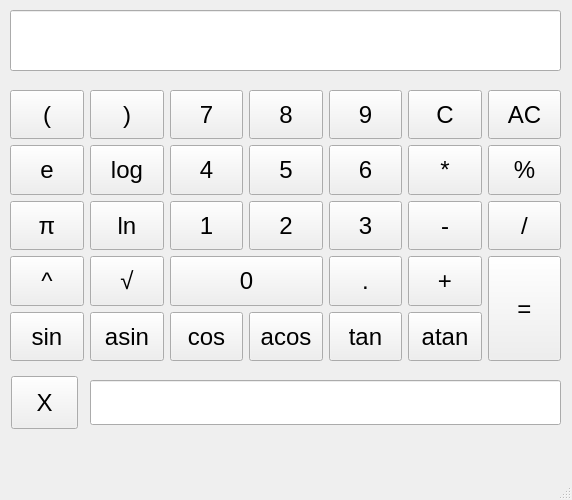
<?xml version="1.0" encoding="UTF-8"?>
<ui version="4.0">
 <class>MainWindow</class>
 <widget class="QMainWindow" name="MainWindow">
  <property name="geometry">
   <rect>
    <x>0</x>
    <y>0</y>
    <width>572</width>
    <height>500</height>
   </rect>
  </property>
  <property name="sizePolicy">
   <sizepolicy hsizetype="Fixed" vsizetype="Fixed">
    <horstretch>0</horstretch>
    <verstretch>0</verstretch>
   </sizepolicy>
  </property>
  <property name="minimumSize">
   <size>
    <width>572</width>
    <height>500</height>
   </size>
  </property>
  <property name="maximumSize">
   <size>
    <width>572</width>
    <height>500</height>
   </size>
  </property>
  <property name="windowTitle">
   <string>MainWindow</string>
  </property>
  <widget class="QWidget" name="centralwidget">
   <widget class="QLineEdit" name="resultPanel">
    <property name="geometry">
     <rect>
      <x>10</x>
      <y>10</y>
      <width>551</width>
      <height>61</height>
     </rect>
    </property>
    <property name="sizePolicy">
     <sizepolicy hsizetype="Preferred" vsizetype="Preferred">
      <horstretch>0</horstretch>
      <verstretch>0</verstretch>
     </sizepolicy>
    </property>
    <property name="layoutDirection">
     <enum>Qt::LeftToRight</enum>
    </property>
    <property name="maxLength">
     <number>255</number>
    </property>
    <property name="cursorPosition">
     <number>0</number>
    </property>
    <property name="alignment">
     <set>Qt::AlignRight|Qt::AlignTrailing|Qt::AlignVCenter</set>
    </property>
   </widget>
   <widget class="QWidget" name="layoutWidget">
    <property name="geometry">
     <rect>
      <x>10</x>
      <y>90</y>
      <width>551</width>
      <height>271</height>
     </rect>
    </property>
    <property name="sizePolicy">
     <sizepolicy hsizetype="Preferred" vsizetype="Preferred">
      <horstretch>0</horstretch>
      <verstretch>0</verstretch>
     </sizepolicy>
    </property>
    <layout class="QGridLayout" name="gridLayout_2" rowstretch="0,0,0,0,0">
     <property name="sizeConstraint">
      <enum>QLayout::SetDefaultConstraint</enum>
     </property>
     <property name="leftMargin">
      <number>0</number>
     </property>
     <property name="topMargin">
      <number>0</number>
     </property>
     <item row="4" column="2">
      <widget class="QPushButton" name="pushButton_cos">
       <property name="enabled">
        <bool>true</bool>
       </property>
       <property name="sizePolicy">
        <sizepolicy hsizetype="Preferred" vsizetype="Preferred">
         <horstretch>0</horstretch>
         <verstretch>0</verstretch>
        </sizepolicy>
       </property>
       <property name="minimumSize">
        <size>
         <width>0</width>
         <height>0</height>
        </size>
       </property>
       <property name="font">
        <font>
         <pointsize>18</pointsize>
        </font>
       </property>
       <property name="text">
        <string>cos</string>
       </property>
      </widget>
     </item>
     <item row="2" column="2">
      <widget class="QPushButton" name="pushButton_1">
       <property name="sizePolicy">
        <sizepolicy hsizetype="Preferred" vsizetype="Preferred">
         <horstretch>0</horstretch>
         <verstretch>0</verstretch>
        </sizepolicy>
       </property>
       <property name="font">
        <font>
         <pointsize>18</pointsize>
        </font>
       </property>
       <property name="text">
        <string>1</string>
       </property>
      </widget>
     </item>
     <item row="2" column="1">
      <widget class="QPushButton" name="pushButton_ln">
       <property name="sizePolicy">
        <sizepolicy hsizetype="Preferred" vsizetype="Preferred">
         <horstretch>0</horstretch>
         <verstretch>0</verstretch>
        </sizepolicy>
       </property>
       <property name="font">
        <font>
         <pointsize>18</pointsize>
        </font>
       </property>
       <property name="text">
        <string>ln</string>
       </property>
      </widget>
     </item>
     <item row="3" column="4">
      <widget class="QPushButton" name="pushButton_dot">
       <property name="sizePolicy">
        <sizepolicy hsizetype="Preferred" vsizetype="Preferred">
         <horstretch>0</horstretch>
         <verstretch>0</verstretch>
        </sizepolicy>
       </property>
       <property name="font">
        <font>
         <pointsize>18</pointsize>
        </font>
       </property>
       <property name="text">
        <string>.</string>
       </property>
      </widget>
     </item>
     <item row="1" column="0">
      <widget class="QPushButton" name="pushButton_exp">
       <property name="sizePolicy">
        <sizepolicy hsizetype="Preferred" vsizetype="Preferred">
         <horstretch>0</horstretch>
         <verstretch>0</verstretch>
        </sizepolicy>
       </property>
       <property name="font">
        <font>
         <pointsize>18</pointsize>
        </font>
       </property>
       <property name="text">
        <string>e</string>
       </property>
      </widget>
     </item>
     <item row="0" column="4">
      <widget class="QPushButton" name="pushButton_9">
       <property name="sizePolicy">
        <sizepolicy hsizetype="Preferred" vsizetype="Preferred">
         <horstretch>0</horstretch>
         <verstretch>0</verstretch>
        </sizepolicy>
       </property>
       <property name="font">
        <font>
         <pointsize>18</pointsize>
        </font>
       </property>
       <property name="text">
        <string>9</string>
       </property>
      </widget>
     </item>
     <item row="1" column="1">
      <widget class="QPushButton" name="pushButton_log">
       <property name="sizePolicy">
        <sizepolicy hsizetype="Preferred" vsizetype="Preferred">
         <horstretch>0</horstretch>
         <verstretch>0</verstretch>
        </sizepolicy>
       </property>
       <property name="font">
        <font>
         <pointsize>18</pointsize>
        </font>
       </property>
       <property name="text">
        <string>log</string>
       </property>
      </widget>
     </item>
     <item row="2" column="0">
      <widget class="QPushButton" name="pushButton_pi">
       <property name="sizePolicy">
        <sizepolicy hsizetype="Preferred" vsizetype="Preferred">
         <horstretch>0</horstretch>
         <verstretch>0</verstretch>
        </sizepolicy>
       </property>
       <property name="font">
        <font>
         <pointsize>18</pointsize>
        </font>
       </property>
       <property name="text">
        <string>π</string>
       </property>
      </widget>
     </item>
     <item row="1" column="3">
      <widget class="QPushButton" name="pushButton_5">
       <property name="sizePolicy">
        <sizepolicy hsizetype="Preferred" vsizetype="Preferred">
         <horstretch>0</horstretch>
         <verstretch>0</verstretch>
        </sizepolicy>
       </property>
       <property name="font">
        <font>
         <pointsize>18</pointsize>
        </font>
       </property>
       <property name="text">
        <string>5</string>
       </property>
      </widget>
     </item>
     <item row="1" column="4">
      <widget class="QPushButton" name="pushButton_6">
       <property name="sizePolicy">
        <sizepolicy hsizetype="Preferred" vsizetype="Preferred">
         <horstretch>0</horstretch>
         <verstretch>0</verstretch>
        </sizepolicy>
       </property>
       <property name="font">
        <font>
         <pointsize>18</pointsize>
        </font>
       </property>
       <property name="text">
        <string>6</string>
       </property>
      </widget>
     </item>
     <item row="2" column="4">
      <widget class="QPushButton" name="pushButton_3">
       <property name="sizePolicy">
        <sizepolicy hsizetype="Preferred" vsizetype="Preferred">
         <horstretch>0</horstretch>
         <verstretch>0</verstretch>
        </sizepolicy>
       </property>
       <property name="font">
        <font>
         <pointsize>18</pointsize>
        </font>
       </property>
       <property name="text">
        <string>3</string>
       </property>
      </widget>
     </item>
     <item row="3" column="6" rowspan="2">
      <widget class="QPushButton" name="pushButton_equal">
       <property name="sizePolicy">
        <sizepolicy hsizetype="Preferred" vsizetype="Preferred">
         <horstretch>0</horstretch>
         <verstretch>0</verstretch>
        </sizepolicy>
       </property>
       <property name="font">
        <font>
         <pointsize>18</pointsize>
        </font>
       </property>
       <property name="text">
        <string>=</string>
       </property>
      </widget>
     </item>
     <item row="2" column="5">
      <widget class="QPushButton" name="pushButton_minus">
       <property name="sizePolicy">
        <sizepolicy hsizetype="Preferred" vsizetype="Preferred">
         <horstretch>0</horstretch>
         <verstretch>0</verstretch>
        </sizepolicy>
       </property>
       <property name="font">
        <font>
         <pointsize>18</pointsize>
        </font>
       </property>
       <property name="text">
        <string>-</string>
       </property>
      </widget>
     </item>
     <item row="3" column="2" colspan="2">
      <widget class="QPushButton" name="pushButton_0">
       <property name="sizePolicy">
        <sizepolicy hsizetype="Preferred" vsizetype="Preferred">
         <horstretch>0</horstretch>
         <verstretch>0</verstretch>
        </sizepolicy>
       </property>
       <property name="font">
        <font>
         <pointsize>18</pointsize>
        </font>
       </property>
       <property name="text">
        <string>0</string>
       </property>
      </widget>
     </item>
     <item row="3" column="1">
      <widget class="QPushButton" name="pushButton_sqrt">
       <property name="sizePolicy">
        <sizepolicy hsizetype="Preferred" vsizetype="Preferred">
         <horstretch>0</horstretch>
         <verstretch>0</verstretch>
        </sizepolicy>
       </property>
       <property name="font">
        <font>
         <pointsize>18</pointsize>
        </font>
       </property>
       <property name="text">
        <string>√</string>
       </property>
      </widget>
     </item>
     <item row="1" column="5">
      <widget class="QPushButton" name="pushButton_mult">
       <property name="sizePolicy">
        <sizepolicy hsizetype="Preferred" vsizetype="Preferred">
         <horstretch>0</horstretch>
         <verstretch>0</verstretch>
        </sizepolicy>
       </property>
       <property name="font">
        <font>
         <pointsize>18</pointsize>
        </font>
       </property>
       <property name="text">
        <string>*</string>
       </property>
      </widget>
     </item>
     <item row="0" column="6">
      <widget class="QPushButton" name="pushButton_AC">
       <property name="sizePolicy">
        <sizepolicy hsizetype="Preferred" vsizetype="Preferred">
         <horstretch>0</horstretch>
         <verstretch>0</verstretch>
        </sizepolicy>
       </property>
       <property name="font">
        <font>
         <pointsize>18</pointsize>
        </font>
       </property>
       <property name="text">
        <string>AC</string>
       </property>
      </widget>
     </item>
     <item row="1" column="6">
      <widget class="QPushButton" name="pushButton_mod">
       <property name="sizePolicy">
        <sizepolicy hsizetype="Preferred" vsizetype="Preferred">
         <horstretch>0</horstretch>
         <verstretch>0</verstretch>
        </sizepolicy>
       </property>
       <property name="font">
        <font>
         <pointsize>18</pointsize>
        </font>
       </property>
       <property name="text">
        <string>%</string>
       </property>
      </widget>
     </item>
     <item row="4" column="3">
      <widget class="QPushButton" name="pushButton_acos">
       <property name="sizePolicy">
        <sizepolicy hsizetype="Preferred" vsizetype="Preferred">
         <horstretch>0</horstretch>
         <verstretch>0</verstretch>
        </sizepolicy>
       </property>
       <property name="font">
        <font>
         <pointsize>18</pointsize>
        </font>
       </property>
       <property name="text">
        <string>acos</string>
       </property>
      </widget>
     </item>
     <item row="0" column="0">
      <widget class="QPushButton" name="pushButton_math_bracket_left">
       <property name="sizePolicy">
        <sizepolicy hsizetype="Preferred" vsizetype="Preferred">
         <horstretch>0</horstretch>
         <verstretch>0</verstretch>
        </sizepolicy>
       </property>
       <property name="font">
        <font>
         <pointsize>18</pointsize>
        </font>
       </property>
       <property name="text">
        <string>(</string>
       </property>
      </widget>
     </item>
     <item row="4" column="0">
      <widget class="QPushButton" name="pushButton_sin">
       <property name="sizePolicy">
        <sizepolicy hsizetype="Preferred" vsizetype="Preferred">
         <horstretch>0</horstretch>
         <verstretch>0</verstretch>
        </sizepolicy>
       </property>
       <property name="font">
        <font>
         <pointsize>18</pointsize>
        </font>
       </property>
       <property name="text">
        <string>sin</string>
       </property>
      </widget>
     </item>
     <item row="0" column="2">
      <widget class="QPushButton" name="pushButton_7">
       <property name="sizePolicy">
        <sizepolicy hsizetype="Preferred" vsizetype="Preferred">
         <horstretch>0</horstretch>
         <verstretch>0</verstretch>
        </sizepolicy>
       </property>
       <property name="font">
        <font>
         <pointsize>18</pointsize>
        </font>
       </property>
       <property name="text">
        <string>7</string>
       </property>
      </widget>
     </item>
     <item row="3" column="0">
      <widget class="QPushButton" name="pushButton_pow">
       <property name="sizePolicy">
        <sizepolicy hsizetype="Preferred" vsizetype="Preferred">
         <horstretch>0</horstretch>
         <verstretch>0</verstretch>
        </sizepolicy>
       </property>
       <property name="font">
        <font>
         <pointsize>18</pointsize>
        </font>
       </property>
       <property name="text">
        <string>^</string>
       </property>
      </widget>
     </item>
     <item row="2" column="3">
      <widget class="QPushButton" name="pushButton_2">
       <property name="sizePolicy">
        <sizepolicy hsizetype="Preferred" vsizetype="Preferred">
         <horstretch>0</horstretch>
         <verstretch>0</verstretch>
        </sizepolicy>
       </property>
       <property name="font">
        <font>
         <pointsize>18</pointsize>
        </font>
       </property>
       <property name="text">
        <string>2</string>
       </property>
      </widget>
     </item>
     <item row="4" column="5">
      <widget class="QPushButton" name="pushButton_atan">
       <property name="sizePolicy">
        <sizepolicy hsizetype="Preferred" vsizetype="Preferred">
         <horstretch>0</horstretch>
         <verstretch>0</verstretch>
        </sizepolicy>
       </property>
       <property name="font">
        <font>
         <pointsize>18</pointsize>
        </font>
       </property>
       <property name="text">
        <string>atan</string>
       </property>
      </widget>
     </item>
     <item row="3" column="5">
      <widget class="QPushButton" name="pushButton_plus">
       <property name="sizePolicy">
        <sizepolicy hsizetype="Preferred" vsizetype="Preferred">
         <horstretch>0</horstretch>
         <verstretch>0</verstretch>
        </sizepolicy>
       </property>
       <property name="font">
        <font>
         <pointsize>18</pointsize>
        </font>
       </property>
       <property name="text">
        <string>+</string>
       </property>
      </widget>
     </item>
     <item row="2" column="6">
      <widget class="QPushButton" name="pushButton_div">
       <property name="sizePolicy">
        <sizepolicy hsizetype="Preferred" vsizetype="Preferred">
         <horstretch>0</horstretch>
         <verstretch>0</verstretch>
        </sizepolicy>
       </property>
       <property name="font">
        <font>
         <pointsize>18</pointsize>
        </font>
       </property>
       <property name="text">
        <string>/</string>
       </property>
      </widget>
     </item>
     <item row="0" column="1">
      <widget class="QPushButton" name="pushButton_math_bracket_right">
       <property name="sizePolicy">
        <sizepolicy hsizetype="Preferred" vsizetype="Preferred">
         <horstretch>0</horstretch>
         <verstretch>0</verstretch>
        </sizepolicy>
       </property>
       <property name="font">
        <font>
         <pointsize>18</pointsize>
        </font>
       </property>
       <property name="text">
        <string>)</string>
       </property>
      </widget>
     </item>
     <item row="0" column="3">
      <widget class="QPushButton" name="pushButton_8">
       <property name="sizePolicy">
        <sizepolicy hsizetype="Preferred" vsizetype="Preferred">
         <horstretch>0</horstretch>
         <verstretch>0</verstretch>
        </sizepolicy>
       </property>
       <property name="font">
        <font>
         <pointsize>18</pointsize>
        </font>
       </property>
       <property name="text">
        <string>8</string>
       </property>
      </widget>
     </item>
     <item row="4" column="1">
      <widget class="QPushButton" name="pushButton_asin">
       <property name="sizePolicy">
        <sizepolicy hsizetype="Preferred" vsizetype="Preferred">
         <horstretch>0</horstretch>
         <verstretch>0</verstretch>
        </sizepolicy>
       </property>
       <property name="font">
        <font>
         <pointsize>18</pointsize>
        </font>
       </property>
       <property name="text">
        <string>asin</string>
       </property>
      </widget>
     </item>
     <item row="4" column="4">
      <widget class="QPushButton" name="pushButton_tan">
       <property name="sizePolicy">
        <sizepolicy hsizetype="Preferred" vsizetype="Preferred">
         <horstretch>0</horstretch>
         <verstretch>0</verstretch>
        </sizepolicy>
       </property>
       <property name="font">
        <font>
         <pointsize>18</pointsize>
        </font>
       </property>
       <property name="text">
        <string>tan</string>
       </property>
      </widget>
     </item>
     <item row="0" column="5">
      <widget class="QPushButton" name="pushButton_C">
       <property name="sizePolicy">
        <sizepolicy hsizetype="Preferred" vsizetype="Preferred">
         <horstretch>0</horstretch>
         <verstretch>0</verstretch>
        </sizepolicy>
       </property>
       <property name="font">
        <font>
         <pointsize>18</pointsize>
        </font>
       </property>
       <property name="text">
        <string>C</string>
       </property>
      </widget>
     </item>
     <item row="1" column="2">
      <widget class="QPushButton" name="pushButton_4">
       <property name="sizePolicy">
        <sizepolicy hsizetype="Preferred" vsizetype="Preferred">
         <horstretch>0</horstretch>
         <verstretch>0</verstretch>
        </sizepolicy>
       </property>
       <property name="font">
        <font>
         <pointsize>18</pointsize>
        </font>
       </property>
       <property name="text">
        <string>4</string>
       </property>
      </widget>
     </item>
    </layout>
   </widget>
   <widget class="QPushButton" name="pushButton_X">
    <property name="geometry">
     <rect>
      <x>11</x>
      <y>376</y>
      <width>67</width>
      <height>53</height>
     </rect>
    </property>
    <property name="sizePolicy">
     <sizepolicy hsizetype="Fixed" vsizetype="Fixed">
      <horstretch>0</horstretch>
      <verstretch>0</verstretch>
     </sizepolicy>
    </property>
    <property name="minimumSize">
     <size>
      <width>67</width>
      <height>53</height>
     </size>
    </property>
    <property name="maximumSize">
     <size>
      <width>67</width>
      <height>53</height>
     </size>
    </property>
    <property name="font">
     <font>
      <pointsize>18</pointsize>
     </font>
    </property>
    <property name="text">
     <string>X</string>
    </property>
   </widget>
   <widget class="QLineEdit" name="lineEdit">
    <property name="geometry">
     <rect>
      <x>90</x>
      <y>380</y>
      <width>471</width>
      <height>45</height>
     </rect>
    </property>
    <property name="sizePolicy">
     <sizepolicy hsizetype="Preferred" vsizetype="Preferred">
      <horstretch>0</horstretch>
      <verstretch>0</verstretch>
     </sizepolicy>
    </property>
    <property name="minimumSize">
     <size>
      <width>0</width>
      <height>0</height>
     </size>
    </property>
    <property name="maximumSize">
     <size>
      <width>16777215</width>
      <height>50</height>
     </size>
    </property>
    <property name="font">
     <font>
      <pointsize>14</pointsize>
     </font>
    </property>
    <property name="maxLength">
     <number>255</number>
    </property>
   </widget>
  </widget>
  <widget class="QMenuBar" name="menubar">
   <property name="geometry">
    <rect>
     <x>0</x>
     <y>0</y>
     <width>572</width>
     <height>24</height>
    </rect>
   </property>
  </widget>
  <widget class="QStatusBar" name="statusbar"/>
 </widget>
 <resources/>
 <connections/>
</ui>
